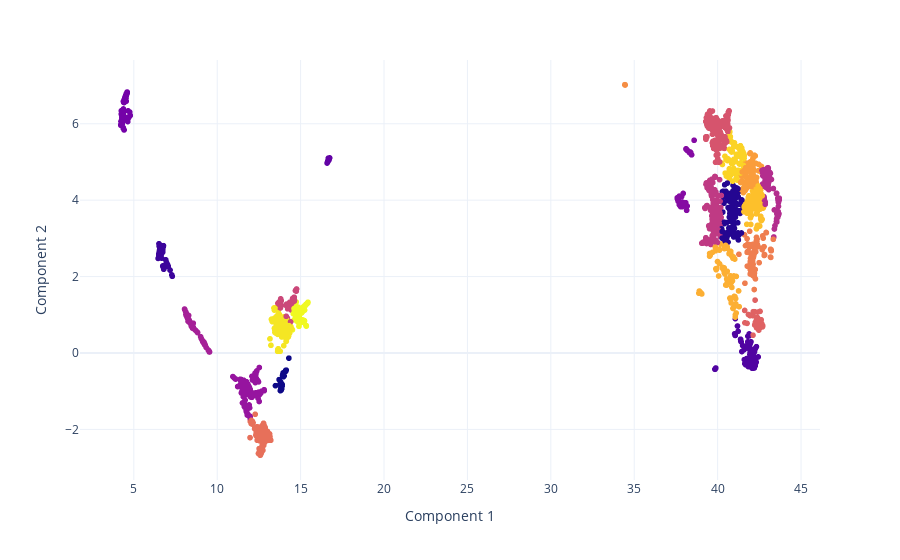

The notebook cell saved with this chart:
### Code cell
#palette=["#2BD8D8", "#FCB019"]
#palette=["#FC0B0B", "#F5B139"] 
#palette=["#0772A7", "#F5B139"] # palette for two clusters

fig = px.scatter(
    data_frame = train_df,
    x = "Component 1",
    y = "Component 2", 
    color = "KMeans Cluster",
    hover_data = ["Target"],
    #color_continuous_scale=px.colors.diverging.Picnic_r
    #color_continuous_scale=palette
    #opacity = 0.3
) 

fig.update_coloraxes(showscale=False) # hide color bar
fig.update_layout(
    template="plotly_white",
    showlegend=False,
    #width=500, 
    #height=500
)

fig.show()

### Figure 1 — Plotly figure (JSON) as saved in the notebook; plotly's stock layout.template omitted (floating-point values rounded to 4 significant figures; data arrays with more than 128 entries replaced by an {"elided": "..."} marker saying what was removed)
{"data": [{"customdata": {"elided": "3134x1 str values"}, "hovertemplate": "Component 1=%{x}<br>Component 2=%{y}<br>Target=%{customdata[0]}<br>KMeans Cluster=%{marker.color}<extra></extra>", "legendgroup": "", "marker": {"color": {"elided": "3134 int values"}, "coloraxis": "coloraxis", "symbol": "circle"}, "mode": "markers", "name": "", "showlegend": false, "type": "scattergl", "x": {"elided": "3134 float values"}, "xaxis": "x", "y": {"elided": "3134 float values"}, "yaxis": "y"}], "layout": {"coloraxis": {"colorbar": {"title": {"text": "KMeans Cluster"}}, "colorscale": [[0, "#0d0887"], [0.1111, "#46039f"], [0.2222, "#7201a8"], [0.3333, "#9c179e"], [0.4444, "#bd3786"], [0.5556, "#d8576b"], [0.6667, "#ed7953"], [0.7778, "#fb9f3a"], [0.8889, "#fdca26"], [1, "#f0f921"]], "showscale": false}, "legend": {"tracegroupgap": 0}, "margin": {"t": 60}, "showlegend": false, "xaxis": {"anchor": "y", "domain": [0, 1], "title": {"text": "Component 1"}}, "yaxis": {"anchor": "x", "domain": [0, 1], "title": {"text": "Component 2"}}}}
